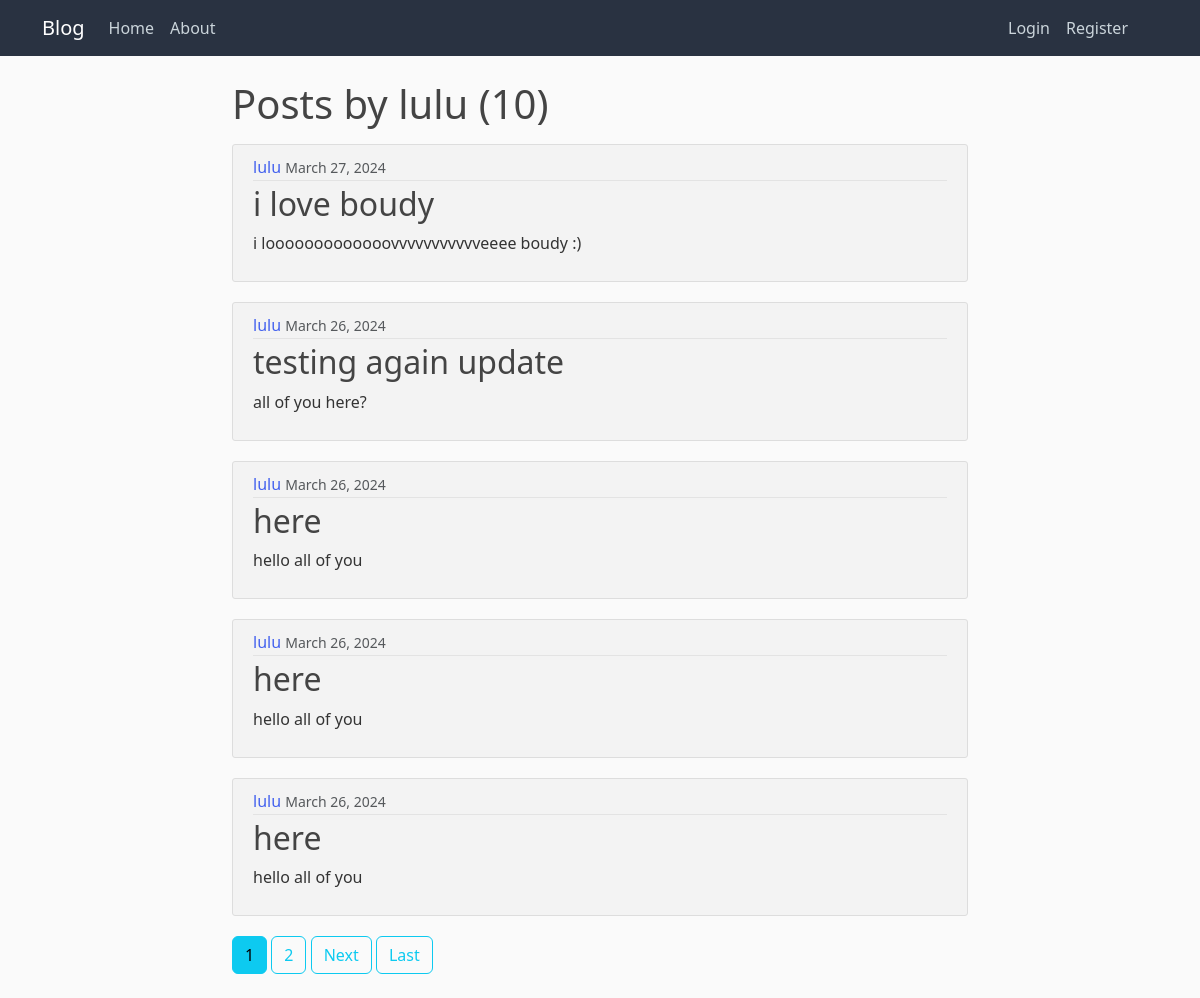
The app's page /user/lulu/, older data.
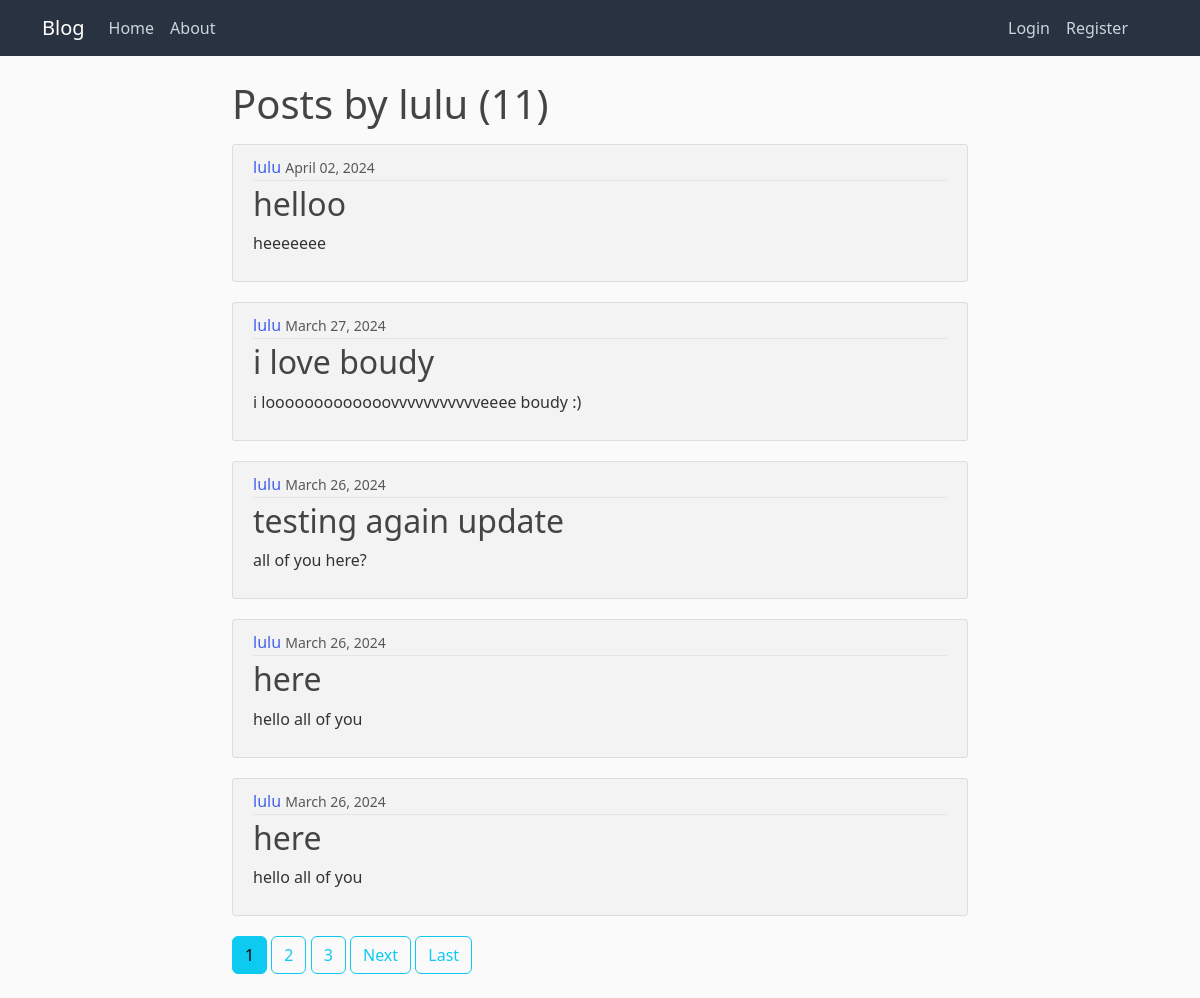
The same page, newer data.
### blogApp/models.py (models this page shows, shortened)
class Post(models.Model):
    title = models.CharField(max_length=100)
    content = models.TextField()
    date_posted = models.DateTimeField(default=timezone.now)
    author = models.ForeignKey(User, on_delete=models.CASCADE)

### blogApp/views.py (the view)
# urls.py: path('user/<str:username>/', UserPostListView.as_view(), name='user-posts'),
class UserPostListView(ListView):
    model = Post
    template_name = 'blogApp/user_posts.html'
    context_object_name = 'posts'
    paginate_by = 5
    title = 'Posts'
    def get_context_data(self, **kwargs: Any) -> dict[str, Any]:
        context =  super().get_context_data(**kwargs)
        context['title']= self.title
        return context
    def get_queryset(self) -> QuerySet[Any]:
        user = get_object_or_404(User, username=self.kwargs.get('username'))
        return Post.objects.filter(author=user).order_by('-date_posted')

### blogApp/templates/blogApp/user_posts.html (shortened to what this page needs)
{% extends "base.html"%}
{% block content %}
    <h1 class="mb-3" >Posts by {{ view.kwargs.username }} ({{ page_obj.paginator.count }})</h1>
    {% for post in posts %}
    <article class="media content-section grey-body">
        <div class="media-body">
            <div class="article-metadata">
                <a class="mr-2" href="{% url 'user-posts' post.author.username %}">{{ post.author }}</a>
                <small class="text-muted">{{ post.date_posted|date:"F d, Y" }}</small>
            </div>
            <h2><a class="article-title" href="{% url 'post-detail' post.id %}">{{ post.title }}</a></h2>
            <p class="article-content">{{ post.content }}</p>
        </div>
    </article>
    {% endfor %}
    {% if is_paginated %}
        {% for num in page_obj.paginator.page_range %}
            {% if page_obj.number == num %}
            <a class="btn btn-info mb-4" href="?page={{num }}">{{num}}</a>
            {% elif num > page_obj.number|add:'-3' and num < page_obj.number|add:'3' %}
            <a class="btn btn-outline-info mb-4" href="?page={{num }}">{{num}}</a>
            {% endif %}
        {% endfor %}
        {% if page_obj.has_next %}
            <a class="btn btn-outline-info mb-4" href="?page={{page_obj.next_page_number}}">Next</a>
            <a class="btn btn-outline-info mb-4" href="?page={{ page_obj.paginator.num_pages }}">Last</a>
        {% endif %}
    {% endif %}
{% endblock content %}

### blogApp/templates/base.html (shortened to what this page needs)
{% load static %}
<!DOCTYPE html>
<html lang="en">
<head>
    <link href="https://cdn.jsdelivr.net/npm/bootstrap@5.3.3/dist/css/bootstrap.min.css" rel="stylesheet">
    <link rel="stylesheet" href="{% static 'main.css' %}">
</head>
<body>
    <header class="site-header">
        <nav class="navbar navbar-expand navbar-dark bg-steel fixed-top main-nav">
            <div class="container ">
                <a class="navbar-brand mr-4 test mobile" href="{% url 'blog-home' %}">Blog</a>
                <div class="collapse navbar-collapse" id="navbarToggle">
                <div class="navbar-nav mr-auto">
                    <a class="nav-item nav-link " href="{% url 'blog-home' %}">Home</a>
                    <a class="nav-item nav-link" href="{% url 'blog-about' %}">About</a>
                </div>
                <div class="navbar-nav naving-2 margin-none" >
                    {% if user.is_authenticated %}
                    <a class="nav-item nav-link margin-left-1" href="{% url 'profile' %}">Profile</a>
                    <a class="nav-item nav-link margin-center-1" href="{% url 'post-create' %}">New Post</a>
                    <form method="post" action="logout/" style="display: inline;">
                            {% csrf_token %}
                            <button type="submit" class="btn logout margin-none-1">
                                Logout
                            </button>
                        </form>
                    {% else %}
                        <a class="nav-item nav-link margin-center" href="{% url 'login' %}">Login</a>
                        <a class="nav-item nav-link margin-none" href="{% url 'register' %}">Register</a>
                    {% endif %}
                </div>
                </div>
            </div>
        </nav>
    </header>
    <main role="main" class="container">
        <div class="row">
            <div class="col-md-8 center">
                {% block content %}{% endblock %}
            </div>
        </div>
    </main>
</body>
</html>

### static/main.css (style rules this page uses)
body { background: #fafafa; color: #333333; margin-top: 5rem; }
h1, h2, h3, h4, h5, h6 { color: #444444; }
.bg-steel { background-color: #293241; }
.site-header .navbar-nav .nav-link { color: #cbd5db; }
.content-section { background: #ffffff; padding: 10px 20px; border: 1px solid #dddddd; border-radius: 3px; margin-bottom: 20px; }
.article-title { color: #444444; }
.article-content { white-space: pre-line; }
.article-metadata { padding-bottom: 1px; margin-bottom: 4px; border-bottom: 1px solid #e3e3e3 }
.naving-2 { position: absolute ; right: 4rem ; }
.center { margin-left: auto; margin-right: auto; }
a { text-decoration: none; color: #4361ee; }
.grey-body { background-color: #f3f3f3; }

Row changes from the older to the newer data that the page shows:
no longer on this page (row unchanged): Post: author "lulu", date_posted "March 26, 2024", title "here", content "hello all of you"
added Post: author "lulu", date_posted "April 02, 2024", title "helloo", content "heeeeeee"
Text that changed along with them:
{{ page_obj.paginator.count }}: "10" → "11"
new list line: "3"
